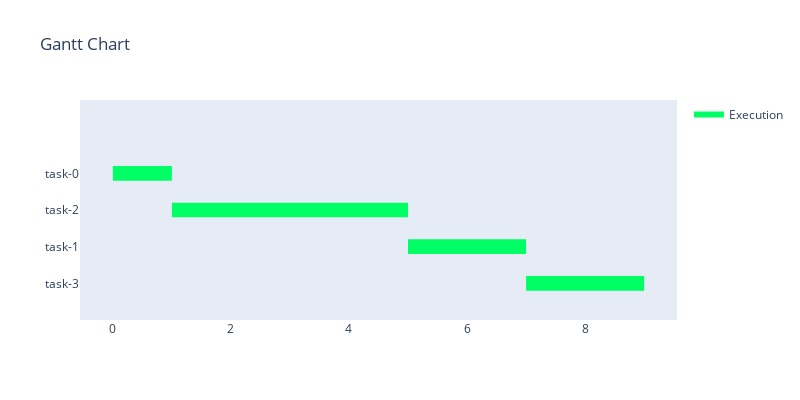

Here is the notebook cell this chart was saved with:
### Markdown cell above
### Busca Gulosa

### Code cell
init_state = initialize_system(G, 2)
print(init_state)
solution_path, sG = greedy_search(G,init_state,goal_check,find_neighbors,heuristic)
print(solution_path[-1])

solution_path[-1].plot_gantt_chart()

### Figure 1 — Plotly figure (JSON) as saved in the notebook; plotly's stock layout.template omitted (floating-point values rounded to 4 significant figures)
{"data": [{"fill": "toself", "fillcolor": "rgb(0, 255, 100)", "hoverinfo": "name", "legendgroup": "rgb(0, 255, 100)", "mode": "none", "name": "Execution", "type": "scatter", "x": [0, 1, 1, 0, 0, 1, 5, 5, 1, 1, 5, 7, 7, 5, 5, 7, 9, 9, 7], "y": [2.8, 2.8, 3.2, 3.2, null, 1.8, 1.8, 2.2, 2.2, null, 0.8, 0.8, 1.2, 1.2, null, -0.2, -0.2, 0.2, 0.2]}, {"legendgroup": "rgb(0, 255, 100)", "marker": {"color": "rgb(0, 255, 100)", "opacity": 0, "size": 1}, "mode": "markers", "name": "", "showlegend": false, "text": [null, null, null, null, null, null, null, null], "type": "scatter", "x": [0, 1, 1, 5, 5, 7, 7, 9], "y": [3, 3, 2, 2, 1, 1, 0, 0]}], "layout": {"autosize": false, "height": 400, "hovermode": "closest", "showlegend": true, "title": {"text": "Gantt Chart"}, "width": 800, "xaxis": {"rangeselector": {"buttons": [{"count": 7, "label": "1w", "step": "day", "stepmode": "backward"}, {"count": 1, "label": "1m", "step": "month", "stepmode": "backward"}, {"count": 6, "label": "6m", "step": "month", "stepmode": "backward"}, {"count": 1, "label": "YTD", "step": "year", "stepmode": "todate"}, {"count": 1, "label": "1y", "step": "year", "stepmode": "backward"}, {"step": "all"}]}, "showgrid": false, "type": "linear", "zeroline": false}, "yaxis": {"autorange": false, "range": [-1, 5], "showgrid": false, "ticktext": ["task-3", "task-1", "task-2", "task-0"], "tickvals": [0, 1, 2, 3], "zeroline": false}}}
